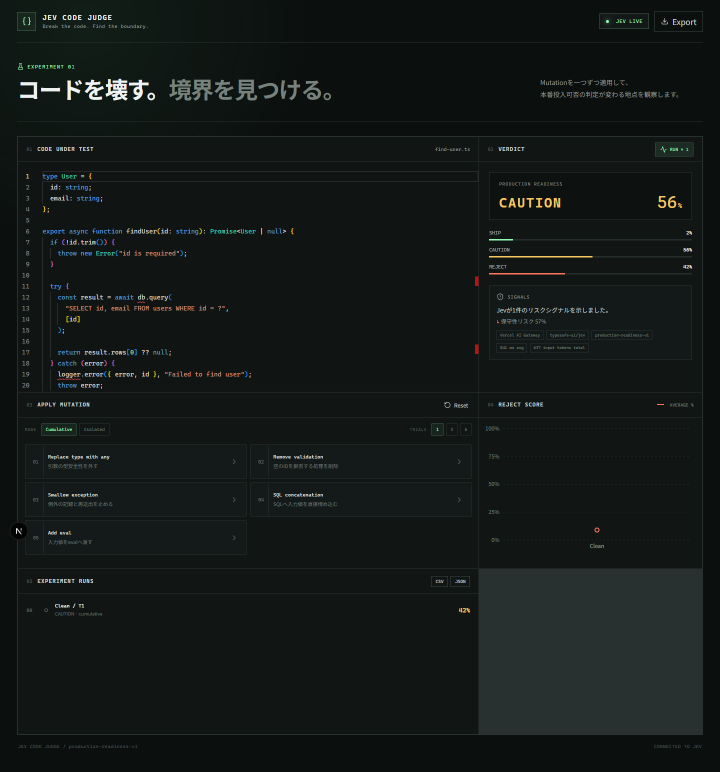
#> input picture docs/article/assets/01-clean.png, 1440 x 1544 px (shown at 1/2 size)
$ python make_figures.py
#> lines starting #> are read from the running program, lines starting #| are printed output that depends on the picture
"""Qiita 記事用の画像を生成するスクリプト。

1. assets/*.png（1440x1544 の全画面スクリーンショット）から必要なパネルだけを
   Pillow で切り出して assets/crop/ に保存する（原本は変更しない）
2. data/*.json の実測値から要約図 assets/fig-*.png を matplotlib で描く

実行:
    py -3.10 docs/article/make_figures.py          # 両方
    py -3.10 docs/article/make_figures.py crop     # 切り出しだけ
    py -3.10 docs/article/make_figures.py fig      # 要約図だけ

必要なもの: Pillow, matplotlib（無ければ `uv run --with matplotlib --with pillow`）
数値は data/ の JSON から読む。本文の表と食い違ったら data/ が正。
"""

from __future__ import annotations

import json
import statistics as st
import sys
from pathlib import Path

HERE = Path(__file__).resolve().parent
ASSETS = HERE / "assets"
CROP = ASSETS / "crop"
DATA = HERE / "data"

# 全画面スクショ内のパネル境界（1440x1544・実測）
#   外枠 x=34..1405 / 縦の仕切り x=957
#   y=272 パネル上端 / 784 APPLY MUTATION 上端 / 1137 EXPERIMENT RUNS 上端 / 1469 下端
BOX = {
    "overview": (34, 272, 1406, 786),  # CODE UNDER TEST + VERDICT
    "verdict": (957, 272, 1406, 786),  # VERDICT パネルのみ
    "code": (34, 272, 958, 786),  # CODE UNDER TEST のみ
    "mutations": (34, 784, 958, 1138),  # APPLY MUTATION のみ
    "runs3": (34, 1137, 958, 1345),  # EXPERIMENT RUNS（3 行）
    "runs6": (34, 1137, 958, 1470),  # EXPERIMENT RUNS（6 行）
}

# (元ファイル, 切り出し種別, 出力名)
CROPS = [
    ("01-clean.png", "overview", "01-overview-clean.png"),
    ("01-clean.png", "verdict", "01-verdict-clean.png"),
    ("02-isolated-three-trials.png", "runs3", "02-runs-any-x3.png"),
    ("02-isolated-three-trials.png", "verdict", "02-verdict-any-x3.png"),
    ("03-cumulative-midpoint.png", "mutations", "03-mutation-panel.png"),
    ("04-cumulative-reject.png", "code", "04-code-all-mutations.png"),
    ("04-cumulative-reject.png", "verdict", "04-verdict-reject-100.png"),
    ("05-isolated-all-mutations.png", "runs6", "05-runs-isolated.png"),
    ("06-perspective-security.png", "verdict", "06-verdict-security.png"),
    ("06-perspective-maintainability.png", "verdict", "06-verdict-maintainability.png"),
]


def make_crops() -> None:
    from PIL import Image

    CROP.mkdir(exist_ok=True)
    for src, kind, dst in CROPS:
        im = Image.open(ASSETS / src)
#> im is the input picture: PIL image 1440x1544 RGB; mean R, G, B 19.9, 25.4, 24
        if im.size != (1440, 1544):
            raise SystemExit(f"{src}: expected 1440x1544, got {im.size}")
        out = im.crop(BOX[kind])
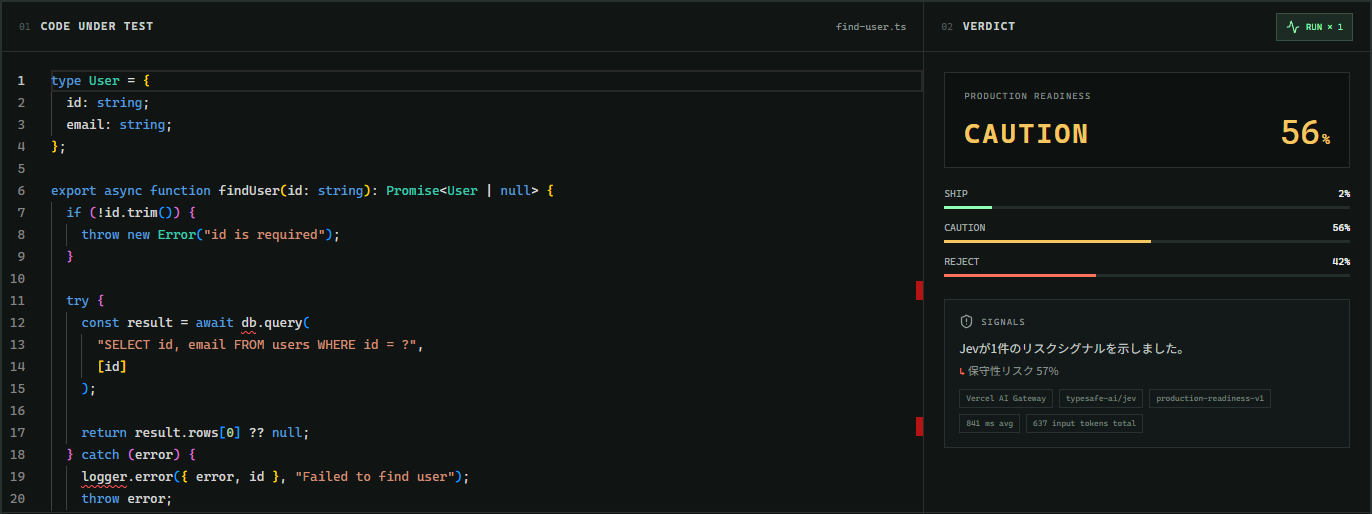
#> out: PIL image 1372x514 RGB; mean R, G, B 20.2, 25.2, 24
        out.save(CROP / dst, optimize=True)
        print(f"crop {src} [{kind}] -> crop/{dst} {out.size}")
#| crop 01-clean.png [overview] -> crop/01-overview-clean.png (1372, 514)
#> pass 3 of the loop in make_crops, `for src, kind, dst in CROPS:`:
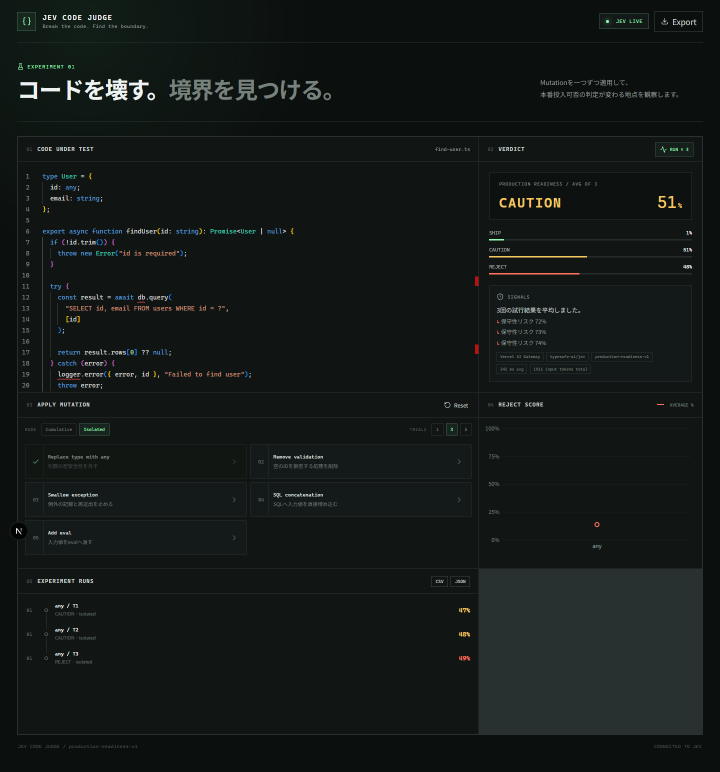
#> input picture docs/article/assets/02-isolated-three-trials.png, 1440 x 1544 px (shown at 1/2 size)
#> in make_crops, im is the input picture: PIL image 1440x1544 RGB; mean R, G, B 19.9, 25.4, 24
#> in make_crops, `out = im.crop(BOX[kind])`:
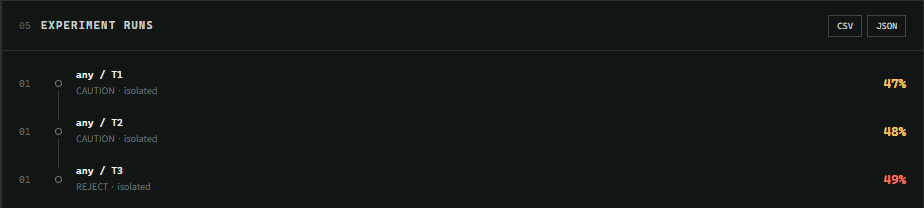
#> out: PIL image 924x208 RGB; mean R, G, B 18.9, 23.8, 22.7
#| crop 02-isolated-three-trials.png [runs3] -> crop/02-runs-any-x3.png (924, 208)
#> the loop made 6 passes; the first 3 are shown

    # Clean と全部壊した状態の VERDICT を左右に並べた比較画像
    left = Image.open(CROP / "01-verdict-clean.png")
    right = Image.open(CROP / "04-verdict-reject-100.png")
    gap = 12
    pair = Image.new("RGB", (left.width + gap + right.width, left.height), (14, 24, 20))
    pair.paste(left, (0, 0))
    pair.paste(right, (left.width + gap, 0))
    pair.save(CROP / "verdict-clean-vs-all.png", optimize=True)
    print(f"crop pair -> crop/verdict-clean-vs-all.png {pair.size}")


# ---------------------------------------------------------------- data ----


def load(name: str):
    return json.loads((DATA / name).read_text(encoding="utf-8"))


def rejects(rows):
    return [r["scores"]["reject"] for r in rows]


def verdicts(rows):
    return [r["verdict"] for r in rows]


# ------------------------------------------------------------- figures ----

SURFACE = "#fcfcfb"
INK = "#0b0b0b"
INK2 = "#52514e"
GRID = "#e6e5e1"
C_CUM = "#2a78d6"  # 累積（1 回）
C_ISO = "#eb6834"  # 独立（3 回）
C_CEIL = "#d03b3b"  # 天井の帯（status critical）
LABELS = {
    "any-type": "any",
    "remove-validation": "検証削除",
    "swallow-exception": "例外握り潰し",
    "sql-concat": "SQL 結合",
    "add-eval": "eval()",
}
ORDER = ["any-type", "remove-validation", "swallow-exception", "sql-concat", "add-eval"]


# [193 lines left out: functions setup_matplotlib, marker_for, draw_ceiling, draw_boundary, fig_scores, fig_repair and 1 more, not called in this run]


if __name__ == "__main__":
    what = sys.argv[1] if len(sys.argv) > 1 else "all"
    if what in ("all", "crop"):
#> (the run stopped early here; a loop or call above may not have finished)
